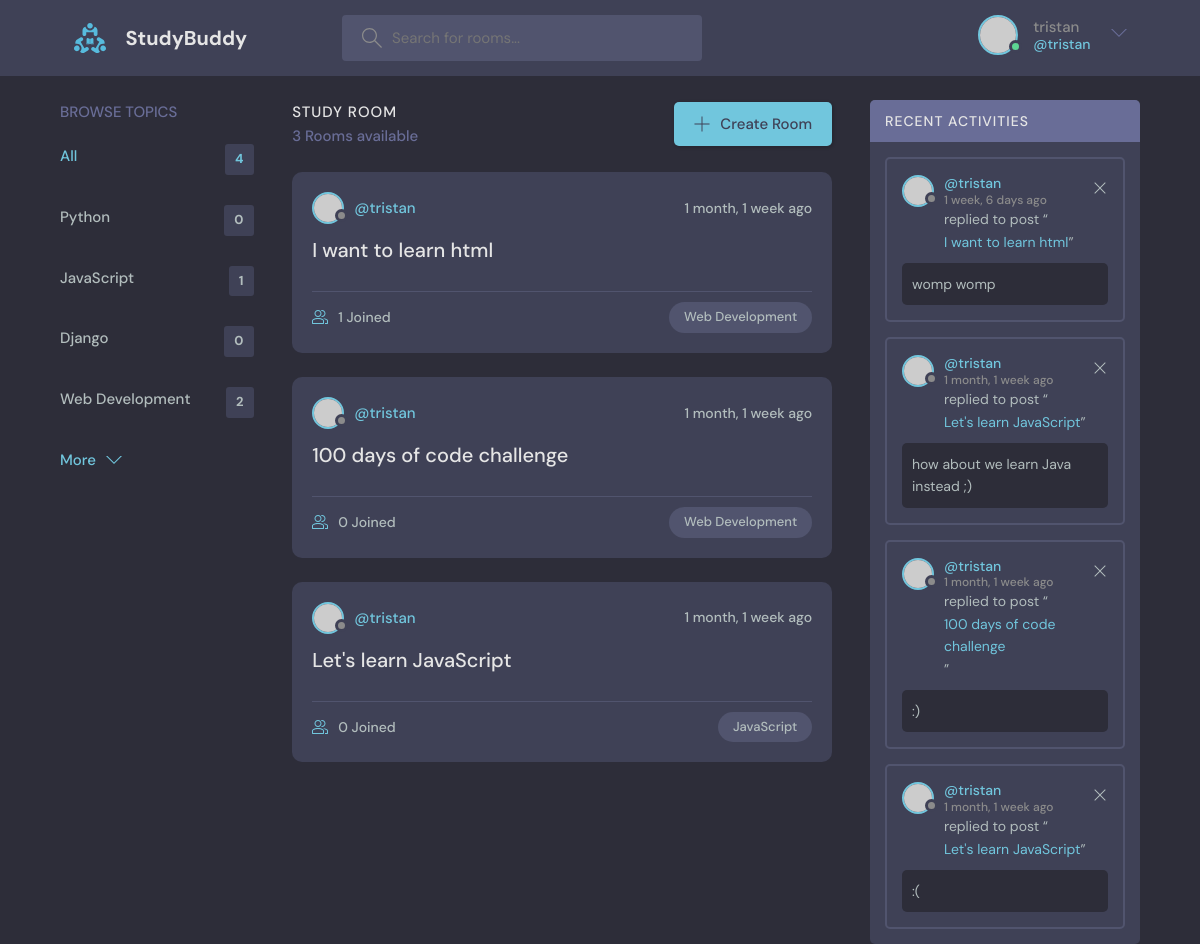
Before: / (signed in) with the older database file.
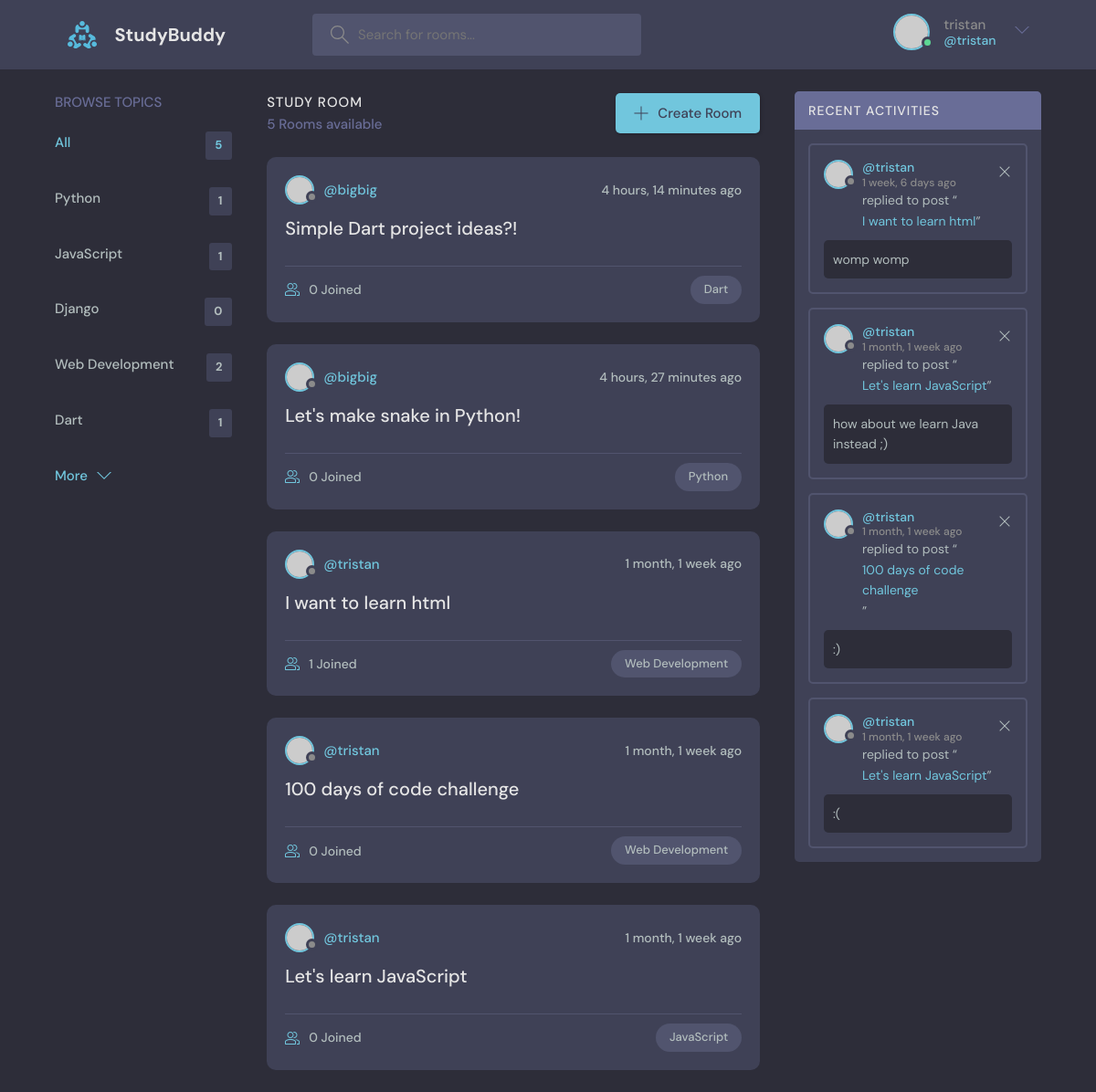
After: the same page with the newer database file.
### base/models.py (models this page shows, shortened)
class Topic(models.Model):
    name = models.CharField(max_length=200)

class Room(models.Model):
    host = models.ForeignKey(User, on_delete=models.SET_NULL, null=True)
    topic = models.ForeignKey(Topic, on_delete=models.SET_NULL, null=True)
    name = models.CharField(max_length=200)
    description = models.TextField(null=True, blank=True)
    participants = models.ManyToManyField(User, related_name='participants', blank=True)
    updated = models.DateTimeField(auto_now=True)
    created = models.DateTimeField(auto_now_add=True)
    class Meta:
        ordering = ['-updated', '-created']
    def __str__(self):
        return self.name

class Message(models.Model):
    user = models.ForeignKey(User, on_delete=models.CASCADE)
    room = models.ForeignKey(Room, on_delete=models.CASCADE)
    body = models.TextField()
    updated = models.DateTimeField(auto_now=True)
    created = models.DateTimeField(auto_now_add=True)
    class Meta:
        ordering = ['-updated', '-created']

### base/views.py (the view)
# urls.py: path('', views.home, name="home"),
def home(request):
    q = request.GET.get('q') if request.GET.get('q') != None else ''
    rooms = Room.objects.filter(
        Q(topic__name__icontains=q) |
        Q(name__icontains=q) |
        Q(description__icontains=q)
    )
    topics = Topic.objects.all()
    room_count = rooms.count()
    room_messages = Message.objects.filter(Q(room__topic__name__icontains=q))
    context = {'rooms': rooms, 'topics': topics, 'room_count':room_count, 'room_messages':room_messages}
    return render(request, 'base/home.html', context)

### base/templates/base/home.html (shortened to what this page needs)
{% extends 'main.html' %}
{% block content %}
  <main class="layout layout--3">
    <div class="container">
      {% include 'base/topics_component.html' %}
      <div class="roomList">
        <div class="roomList__header">
          <div>
            <h2>Study Room</h2>
            <p>{{room_count}} Rooms available</p>
          </div>
          <a class="btn btn--main" href="{% url 'create-room' %}">
            <svg version="1.1" xmlns="http://www.w3.org/2000/svg" width="32" height="32" viewBox="0 0 32 32">
              <title>add</title>
              <path
                d="M16.943 0.943h-1.885v14.115h-14.115v1.885h14.115v14.115h1.885v-14.115h14.115v-1.885h-14.115v-14.115z"
              ></path>
            </svg>
            Create Room
          </a>
        </div>
        {% include 'base/feed_component.html' %}
      </div>
      {% include 'base/activity_component.html' %}
    </div>
  </main>
{% endblock %}

### base/templates/base/topics_component.html
<div class="topics">
    <div class="topics__header">
      <h2>Browse Topics</h2>
    </div>
    <ul class="topics__list">
      <li>
        <a href="{% url 'home' %}" class="active">All <span>{{topics.count}}</span></a>
      </li>
      {% for topic in topics %}
      <li>
        <a href="{% url 'home'%}?q={{topic.name}}">{{topic.name}} <span>{{topic.room_set.all.count}}</span></a>
      </li>
      {% endfor %}
    </ul>
    <a class="btn btn--link" href="topics.html">
      More
      <svg version="1.1" xmlns="http://www.w3.org/2000/svg" width="32" height="32" viewBox="0 0 32 32">
        <title>chevron-down</title>
        <path d="M16 21l-13-13h-3l16 16 16-16h-3l-13 13z"></path>
      </svg>
    </a>
  </div>

### base/templates/base/feed_component.html (shortened to what this page needs)
{% for room in rooms %}
<div class="roomListRoom">
    <div class="roomListRoom__header">
      <a href="{% url 'user-profile' room.host.id %}" class="roomListRoom__author">
        <div class="avatar avatar--small">
          <img src="https://randomuser.me/api/portraits/women/11.jpg" />
        </div>
        <span>@{{room.host.username}}</span>
      </a>
      <div class="roomListRoom__actions">
        <span>{{room.created | timesince}} ago</span>
      </div>
    </div>
    <div class="roomListRoom__content">
      <a href="{% url 'room' room.id %}">{{room.name}}</a>
    </div>
    <div class="roomListRoom__meta">
      <a href="{% url 'room' room.id %}" class="roomListRoom__joined">
        {{room.participants.all.count}} Joined
      </a>
      <p class="roomListRoom__topic">{{room.topic.name}}</p>
    </div>
</div>
{% endfor %}

### base/templates/base/activity_component.html
<div class="activities">
    <div class="activities__header">
      <h2>Recent Activities</h2>
    </div>
    {% for message in room_messages %}
    <div class="activities__box">
      <div class="activities__boxHeader roomListRoom__header">
        <a href="{% url 'user-profile' message.user.id %}" class="roomListRoom__author">
          <div class="avatar avatar--small">
            <img src="https://randomuser.me/api/portraits/women/11.jpg" />
          </div>
          <p>
            @{{message.user}}
            <span>{{message.created|timesince}} ago</span>
          </p>
        </a>
        {% if request.user == message.user %}
        <div class="roomListRoom__actions">
          <a href="{% url 'delete-message' message.id %}">
            <svg version="1.1" xmlns="http://www.w3.org/2000/svg" width="32" height="32" viewBox="0 0 32 32">
              <title>remove</title>
              <path
                d="M27.314 6.019l-1.333-1.333-9.98 9.981-9.981-9.981-1.333 1.333 9.981 9.981-9.981 9.98 1.333 1.333 9.981-9.98 9.98 9.98 1.333-1.333-9.98-9.98 9.98-9.981z"
              ></path>
            </svg>
          </a>
        </div>
        {% endif %}
      </div>
      <div class="activities__boxContent">
        <p>replied to post “<a href="{% url 'room' message.room.id %}">{{message.room}}</a>”</p>
        <div class="activities__boxRoomContent">
          {{message.body}}
        </div>
      </div>
    </div>
    {% endfor %}
</div>

Changed rows visible on the page:
computed for Topic "Python": room_set.all.count "0" → "1"
added Topic: name "Dart", room_set.all.count "1"
added Room: host.username "bigbig", created "4 hours, 14 minutes", name "Simple Dart project ideas?!", participants.all.count "0", topic.name "Dart"
added Room: host.username "bigbig", created "4 hours, 27 minutes", name "Let's make snake in Python!", participants.all.count "0", topic.name "Python"
Other visible differences:
{{ topics.count }}: "4" → "5"
{{ room_count }}: "3" → "5"
